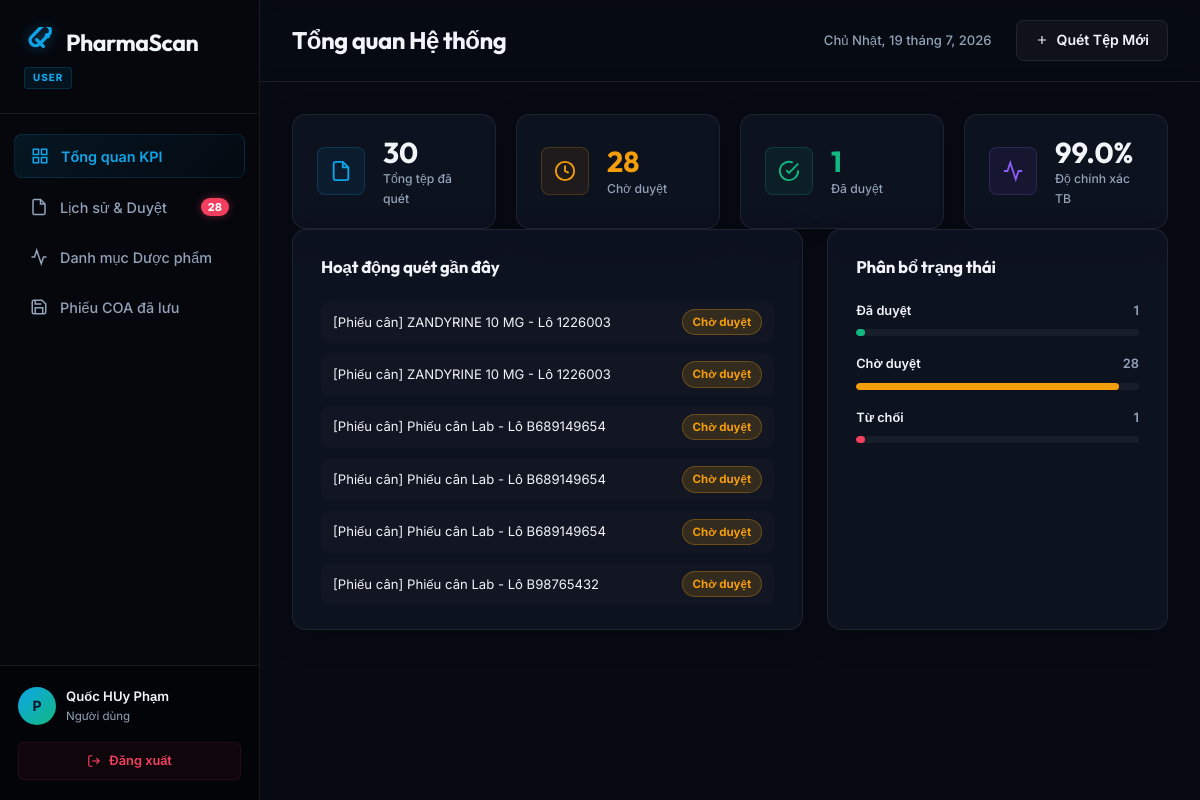
Screenshot of /user/dashboard/ (signed in) with the database file from the repository.
### coreapp/models.py (models this page shows, shortened)
class CustomUser(AbstractUser):
    ROLE_CHOICES = [
        ('USER', 'Người dùng'),
        ('ADMIN', 'Quản trị viên'),
    ]
    email = models.EmailField(unique=True, verbose_name="Địa chỉ Email")
    phone_number = models.CharField(max_length=15, blank=True, null=True, verbose_name="Số điện thoại")
    birth_date = models.DateField(null=True, blank=True, verbose_name="Ngày sinh")
    is_password_changed = models.BooleanField(default=False, verbose_name="Đã đổi mật khẩu")
    password_reset_required = models.BooleanField(default=False, verbose_name="Yêu cầu đặt lại mật khẩu")
    role = models.CharField(
        max_length=10,
        choices=ROLE_CHOICES,
        default='USER',
        verbose_name="Chức vụ / Vai trò"
    )
    USERNAME_FIELD = 'email'
    REQUIRED_FIELDS = ['username']
    class Meta:
        verbose_name = "Người dùng"
        verbose_name_plural = "Người dùng"
        indexes = [
            models.Index(fields=['email']),
            models.Index(fields=['role']),
        ]

### user/models.py (models this page shows, shortened)
class ScannedDocument(models.Model):
    STATUS_CHOICES = [
        ('pending', 'Chờ duyệt'),
        ('approved', 'Đã duyệt'),
        ('rejected', 'Từ chối'),
    ]
    user = models.ForeignKey(
        settings.AUTH_USER_MODEL, on_delete=models.CASCADE,
        verbose_name="Người quét"
    )
    file_name = models.CharField(max_length=255, verbose_name="Tên tệp")
    scanned_at = models.DateTimeField(default=timezone.now, verbose_name="Ngày quét")
    status = models.CharField(
        max_length=20, choices=STATUS_CHOICES,
        default='pending', verbose_name="Trạng thái"
    )
    accuracy_score = models.FloatField(default=0.0, verbose_name="Độ chính xác")
    medicine = models.OneToOneField(
        MedicineItem, on_delete=models.SET_NULL,
        null=True, blank=True, verbose_name="Dược phẩm"
    )
    reviewed_by = models.ForeignKey(
        settings.AUTH_USER_MODEL, on_delete=models.SET_NULL,
        null=True, blank=True, related_name='reviewed_docs',
        verbose_name="Người kiểm duyệt"
    )
    reviewed_at = models.DateTimeField(null=True, blank=True, verbose_name="Ngày duyệt")
    notes = models.TextField(blank=True, verbose_name="Ghi chú")
    class Meta:
        verbose_name = "Tài liệu đã quét"
        verbose_name_plural = "Tài liệu đã quét"
        ordering = ['-scanned_at']

### user/views.py (the view)
# urls.py: path('dashboard/', views.dashboard_view, name='dashboard'),
@login_required(login_url='login')
def dashboard_view(request):
    try:
        docs = ScannedDocument.objects.filter(user=request.user).select_related('medicine', 'reviewed_by')
        medicines = MedicineItem.objects.filter(
            scanneddocument__user=request.user
        ).distinct()
        total_scans = docs.count()
        pending_count = docs.filter(status='pending').count()
        approved_count = docs.filter(status='approved').count()
        rejected_count = docs.filter(status='rejected').count()
        latest_docs = docs.order_by('-scanned_at')[:10]
        pending_docs = docs.filter(status='pending').order_by('-scanned_at')[:20]
        approved_medicines = MedicineItem.objects.filter(
            scanneddocument__user=request.user,
            scanneddocument__status='approved'
        ).distinct().order_by('-created_at')[:20]
        avg_accuracy = 0
        if total_scans > 0:
            avg_accuracy = docs.filter(accuracy_score__gt=0).aggregate(Avg('accuracy_score'))['accuracy_score__avg'] or 0
            avg_accuracy = round(avg_accuracy, 1)
        saved_reports = SavedCOAReport.objects.filter(user=request.user).order_by('-saved_at')
        context = {
            'docs': docs,
            'medicines': medicines,
            'total_scans': total_scans,
            'pending_count': pending_count,
            'approved_count': approved_count,
            'rejected_count': rejected_count,
            'latest_docs': latest_docs,
            'pending_docs': pending_docs,
            'approved_medicines': approved_medicines,
            'avg_accuracy': avg_accuracy,
            'saved_reports': saved_reports,
        }
        return render(request, 'user/dashboard.html', context)
    except Exception as e:
        logger.error(f"Error rendering dashboard: {str(e)}")
        return render(request, 'user/dashboard.html', {'error': 'Lỗi hệ thống khi hiển thị dashboard'})

### user/templates/user/dashboard.html (shortened to what this page needs)
{% extends 'user/base.html' %}
{% load static %}
{% block content %}
<div class="dashboard-wrapper w-full">
  <aside class="db-sidebar">
    <div class="db-sidebar-brand">
      <a href="{% url 'home' %}" class="logo">
        <span class="logo-text">Pharma<span class="highlight">Scan</span></span>
      </a>
      <span class="db-role-badge">{{ request.user.role }}</span>
    </div>
    <nav class="db-sidebar-menu">
      <button class="db-menu-item active" data-tab="tab-overview">
        <svg class="menu-icon" viewBox="0 0 24 24" fill="none" stroke="currentColor" stroke-width="2"><rect x="3" y="3" width="7" height="7"></rect><rect x="14" y="3" width="7" height="7"></rect><rect x="14" y="14" width="7" height="7"></rect><rect x="3" y="14" width="7" height="7"></rect></svg>
        <span>Tổng quan KPI</span>
      </button>
      <button class="db-menu-item" data-tab="tab-scans">
        <svg class="menu-icon" viewBox="0 0 24 24" fill="none" stroke="currentColor" stroke-width="2"><path d="M14 2H6a2 2 0 0 0-2 2v16a2 2 0 0 0 2 2h12a2 2 0 0 0 2-2V8z"></path><polyline points="14 2 14 8 20 8"></polyline></svg>
        <span>Lịch sử & Duyệt</span>
        <span class="pending-count-bubble" id="side-bubble" style="{% if not pending_count %}display:none{% endif %}">{{ pending_count }}</span>
      </button>
      <button class="db-menu-item" data-tab="tab-medicines">
        <svg class="menu-icon" viewBox="0 0 24 24" fill="none" stroke="currentColor" stroke-width="2"><path d="M22 12h-4l-3 9L9 3l-3 9H2"></path></svg>
        <span>Danh mục Dược phẩm</span>
      </button>
      <button class="db-menu-item" data-tab="tab-saved-coa">
        <svg class="menu-icon" viewBox="0 0 24 24" fill="none" stroke="currentColor" stroke-width="2"><path d="M19 21H5a2 2 0 0 1-2-2V5a2 2 0 0 1 2-2h11l5 5v11a2 2 0 0 1-2 2z"></path><polyline points="17 21 17 13 7 13 7 21"></polyline><polyline points="7 3 7 8 15 8"></polyline></svg>
        <span>Phiếu COA đã lưu</span>
      </button>
    </nav>
    <div class="db-sidebar-footer">
      <div class="user-profile-flex">
        <div class="avatar">{{ request.user.username|first|upper }}</div>
        <div class="user-info">
          <span class="user-name">{{ request.user.get_full_name|default:request.user.username }}</span>
          <span class="user-role">{{ request.user.get_role_display }}</span>
        </div>
      </div>
      <a href="{% url 'logout' %}" class="btn-logout" title="Đăng xuất">
        <svg viewBox="0 0 24 24" fill="none" stroke="currentColor" stroke-width="2"><path d="M9 21H5a2 2 0 0 1-2-2V5a2 2 0 0 1 2-2h4"></path><polyline points="16 17 21 12 16 7"></polyline><line x1="21" y1="12" x2="9" y2="12"></line></svg>
        <span>Đăng xuất</span>
      </a>
    </div>
  </aside>
  <main class="db-main">
    <header class="db-navbar">
      <div class="db-nav-left"><h2 id="db-tab-title">Tổng quan Hệ thống</h2></div>
      <div class="db-nav-right">
        <div class="db-date-today" id="db-live-date"></div>
        <a href="{% url 'scan_demo' %}" class="btn btn-secondary btn-nav">
          <svg viewBox="0 0 24 24" fill="none" stroke="currentColor" stroke-width="2" style="width:14px;height:14px"><line x1="12" y1="5" x2="12" y2="19"></line><line x1="5" y1="12" x2="19" y2="12"></line></svg>
          Quét Tệp Mới
        </a>
      </div>
    </header>
    <div class="db-content-scroll">
      <div class="db-tab-pane active" id="tab-overview">
        <div class="kpi-grid">
          <div class="kpi-card glass-card">
            <div class="kpi-icon-wrapper blue"><svg viewBox="0 0 24 24" fill="none" stroke="currentColor" stroke-width="2"><path d="M14 2H6a2 2 0 0 0-2 2v16a2 2 0 0 0 2 2h12a2 2 0 0 0 2-2V8z"></path><polyline points="14 2 14 8 20 8"></polyline></svg></div>
            <div class="kpi-details"><span class="kpi-num" id="kpi-total">{{ total_scans }}</span><span class="kpi-label">Tổng tệp đã quét</span></div>
          </div>
          <div class="kpi-card glass-card">
            <div class="kpi-icon-wrapper orange {% if pending_count > 0 %}pulse-icon{% endif %}"><svg viewBox="0 0 24 24" fill="none" stroke="currentColor" stroke-width="2"><circle cx="12" cy="12" r="10"></circle><polyline points="12 6 12 12 16 14"></polyline></svg></div>
            <div class="kpi-details"><span class="kpi-num" id="kpi-pending" style="color:{% if pending_count > 0 %}#f59e0b{% else %}var(--text-muted){% endif %}">{{ pending_count }}</span><span class="kpi-label">Chờ duyệt</span></div>
          </div>
          <div class="kpi-card glass-card">
            <div class="kpi-icon-wrapper green"><svg viewBox="0 0 24 24" fill="none" stroke="currentColor" stroke-width="2"><path d="M22 11.08V12a10 10 0 1 1-5.93-9.14"></path><polyline points="22 4 12 14.01 9 11.01"></polyline></svg></div>
            <div class="kpi-details"><span class="kpi-num" id="kpi-approved" style="color:var(--success)">{{ approved_count }}</span><span class="kpi-label">Đã duyệt</span></div>
          </div>
          <div class="kpi-card glass-card">
            <div class="kpi-icon-wrapper purple"><svg viewBox="0 0 24 24" fill="none" stroke="currentColor" stroke-width="2"><path d="M22 12h-4l-3 9L9 3l-3 9H2"></path></svg></div>
            <div class="kpi-details"><span class="kpi-num">{{ avg_accuracy }}%</span><span class="kpi-label">Độ chính xác TB</span></div>
          </div>
        </div>
        <div class="charts-grid">
          <div class="card glass-card chart-container-card">
            <h4 class="chart-card-title">Hoạt động quét gần đây</h4>
            {% if latest_docs %}
            <div style="display:flex;flex-direction:column;gap:10px">
              {% for doc in latest_docs|slice:":6" %}
              <div style="display:flex;align-items:center;justify-content:space-between;padding:8px 12px;background:rgba(255,255,255,.02);border-radius:8px;gap:10px">
                <span style="font-size:.82rem;overflow:hidden;text-overflow:ellipsis;white-space:nowrap;flex:1">{{ doc.file_name }}</span>
                <span class="sp {% if doc.status == 'pending' %}sp-pending{% elif doc.status == 'approved' %}sp-approved{% else %}sp-rejected{% endif %}">{{ doc.get_status_display }}</span>
              </div>
              {% endfor %}
            </div>
            {% else %}
            <p style="color:var(--text-muted);text-align:center;padding:40px 0;font-size:.88rem">Chưa có dữ liệu.</p>
            {% endif %}
          </div>
          <div class="card glass-card chart-container-card">
            <h4 class="chart-card-title">Phân bổ trạng thái</h4>
            <div class="distribution-list">
              <div class="dist-row"><div class="dist-labels"><span class="name">Đã duyệt</span><span class="pct">{{ approved_count }}</span></div><div class="dist-bar-wrap"><div class="dist-bar-fill" style="width:{% if total_scans %}{% widthratio approved_count total_scans 100 %}{% else %}0{% endif %}%;background:var(--success)"></div></div></div>
              <div class="dist-row"><div class="dist-labels"><span class="name">Chờ duyệt</span><span class="pct">{{ pending_count }}</span></div><div class="dist-bar-wrap"><div class="dist-bar-fill" style="width:{% if total_scans %}{% widthratio pending_count total_scans 100 %}{% else %}0{% endif %}%;background:#f59e0b"></div></div></div>
              <div class="dist-row"><div class="dist-labels"><span class="name">Từ chối</span><span class="pct">{{ rejected_count }}</span></div><div class="dist-bar-wrap"><div class="dist-bar-fill" style="width:{% if total_scans %}{% widthratio rejected_count total_scans 100 %}{% else %}0{% endif %}%;background:var(--danger)"></div></div></div>
            </div>
          </div>
        </div>
      </div>
    </div>
  </main>
</div>
{% endblock %}

### user/templates/user/dashboard.html (style rules this page uses)
body { padding-top:0!important;background-color:var(--bg-dark) }
.sp { font-size:.72rem;font-weight:700;padding:3px 10px;border-radius:20px;white-space:nowrap }
.sp-pending { background:rgba(245,158,11,.15);color:#f59e0b;border:1px solid rgba(245,158,11,.3) }
.db-tab-pane { display:none }
.db-tab-pane.active { display:block }
.dist-bar-wrap { background:rgba(255,255,255,.05);border-radius:4px;height:7px;overflow:hidden }
.dist-bar-fill { height:100%;border-radius:4px;transition:.5s }

### rows the page displays
CustomUser: user.role "USER", user.username|first "P", user.get_full_name "Quốc HUy Phạm", user.role "Người dùng"
ScannedDocument: file_name "[Phiếu cân] ZANDYRINE 10 MG - Lô 1226003", status "Chờ duyệt"
ScannedDocument: file_name "[Phiếu cân] ZANDYRINE 10 MG - Lô 1226003", status "Chờ duyệt"
ScannedDocument: file_name "[Phiếu cân] Phiếu cân Lab - Lô B689149654", status "Chờ duyệt"
ScannedDocument: file_name "[Phiếu cân] Phiếu cân Lab - Lô B689149654", status "Chờ duyệt"
ScannedDocument: file_name "[Phiếu cân] Phiếu cân Lab - Lô B689149654", status "Chờ duyệt"
ScannedDocument: file_name "[Phiếu cân] Phiếu cân Lab - Lô B98765432", status "Chờ duyệt"

### other values shown
{{ pending_count }} "28"
{{ total_scans }} "30"
{{ approved_count }} "1"
{{ avg_accuracy }} "99.0"
{{ rejected_count }} "1"
